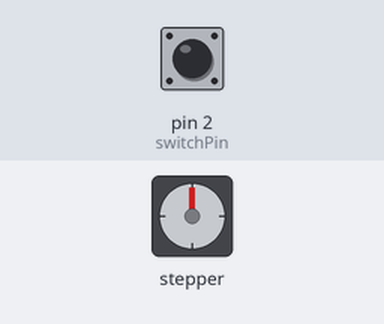
This sketch was run on a simulated Arduino Uno, built with avr-gcc and run on an emulated ATmega328P. Parts: stepper motor. The test bench sets the inputs (shaded band); at power-on: pin 2 (switchPin) LOW. Stepper angles assume 200 steps per turn.

Above: at 1.2 s.
1.3 s: pin 2 (switchPin) pulled HIGH for 0.15 s
At 1.45 s:
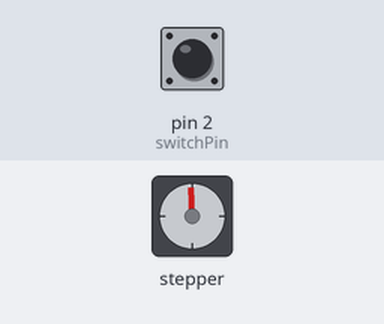
4.3 s: pin 2 (switchPin) pulled HIGH for 1 s
At 4.3 s:
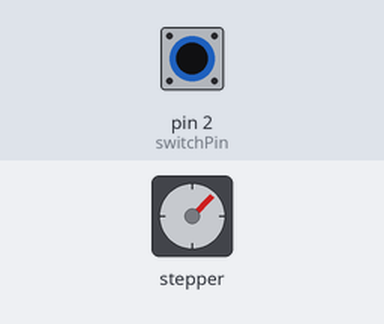
6.8 s: pin 2 (switchPin) pulled HIGH for 0.15 s
At 7.25 s:
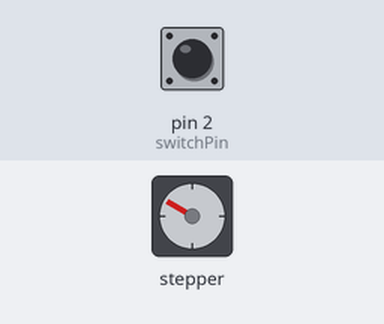
9.9 s: pin 2 (switchPin) pulsed HIGH 2 times (0.12 s each, 0.3 s apart)
Timing chart, 0 to 17.5 s (numbered marks = the images above; inputs shaded):
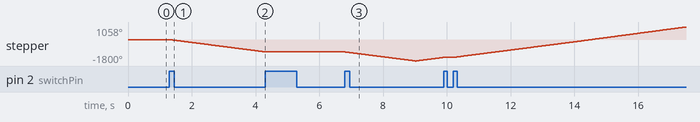

Measured:
- after the input at 1.3 s, stepper: keeps turning counter-clockwise at about 345°/s, starting at once
- after the input at 4.3 s, stepper: stays -1035° (without the input it goes to -1039° after 0.01 s)
- after the input at 6.8 s, stepper: turns 765° counter-clockwise in 2.2 s, then 304° clockwise in 0.86 s

The sketch:

stepper-motor-test.ino
```cpp
#include <Stepper.h>

int forward = -1;
int backward = 1;
int directionStates[2] = {forward, backward};
int directionIndex = 0;
int stepsCompleted = 0;

const int switchPin = 2;
const float stepAngle = 1.8;
const int stepsPerRevolution = 360 / stepAngle;
bool btnPressed = false;
bool prevStatus = false;
int speed = 60; //60 RPM = 60 / 60 = 1 RPS
const int numRevolution = 5;
const int delayDuration = 500;
const int expectedSteps = stepsPerRevolution * numRevolution;

// initialize the stepper library on pins 8 through 11:
Stepper myStepper = Stepper(stepsPerRevolution, 8, 9, 10, 11);


int stepCount = 0; // number of steps the motor has taken

void setup() {
  // set the pushbutton as an input:
  pinMode(switchPin, INPUT);
  myStepper.setSpeed(speed);

  // initialize the serial port:
  Serial.begin(9600);
}

void loop() {
  if (shouldItStart()) {
    // the following code is synchronous
    // myStepper.step(forward * stepsPerRevolution * numRevolution);
    // delay(delayDuration);

    // myStepper.step(backward * stepsPerRevolution * numRevolution);
    // delay(delayDuration);

    // async
    moveStep();
  }
}

bool shouldItStart() {
  int switchStatus = digitalRead(switchPin);
  if (switchStatus != prevStatus && switchStatus == HIGH) {
      btnPressed =  !btnPressed;
  }
  prevStatus = switchStatus;
  return btnPressed;
}

int getDirection() {
  if (stepsCompleted >= expectedSteps) {
    stepsCompleted = 0;
    directionIndex++;
    if(directionIndex >= sizeof(directionStates)) {
      directionIndex = 0;
    }
  }
  return directionStates[directionIndex];
}

void moveStep() {
  int direction = getDirection();
  stepsCompleted++;
  myStepper.step(direction * 1);
}
```
